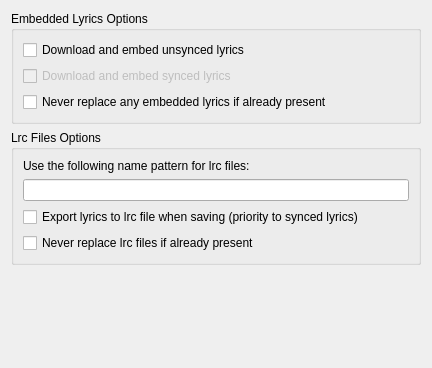
<?xml version="1.0" encoding="UTF-8"?>
<ui version="4.0">
 <class>OptionLrclibLyrics</class>
 <widget class="QWidget" name="OptionLrclibLyrics">
  <property name="geometry">
   <rect>
    <x>0</x>
    <y>0</y>
    <width>432</width>
    <height>368</height>
   </rect>
  </property>
  <property name="windowTitle">
   <string>Form</string>
  </property>
  <layout class="QVBoxLayout" name="verticalLayout">
   <item>
    <widget class="QGroupBox" name="groupBox">
     <property name="title">
      <string>Embedded Lyrics Options</string>
     </property>
     <layout class="QVBoxLayout" name="verticalLayout_2">
      <item>
       <widget class="QCheckBox" name="lyrics">
        <property name="text">
         <string>Download and embed unsynced lyrics</string>
        </property>
       </widget>
      </item>
      <item>
       <widget class="QCheckBox" name="syncedlyrics">
        <property name="enabled">
         <bool>false</bool>
        </property>
        <property name="text">
         <string>Download and embed synced lyrics</string>
        </property>
        <property name="checkable">
         <bool>false</bool>
        </property>
       </widget>
      </item>
      <item>
       <widget class="QCheckBox" name="replace_embedded">
        <property name="text">
         <string>Never replace any embedded lyrics if already present</string>
        </property>
       </widget>
      </item>
     </layout>
    </widget>
   </item>
   <item>
    <widget class="QGroupBox" name="groupBox_2">
     <property name="title">
      <string>Lrc Files Options</string>
     </property>
     <layout class="QVBoxLayout" name="verticalLayout_3">
      <item>
       <widget class="QLabel" name="label">
        <property name="text">
         <string>Use the following name pattern for lrc files:</string>
        </property>
       </widget>
      </item>
      <item>
       <widget class="QLineEdit" name="lrc_name"/>
      </item>
      <item>
       <widget class="QCheckBox" name="export_lyrics">
        <property name="text">
         <string>Export lyrics to lrc file when saving (priority to synced lyrics)</string>
        </property>
       </widget>
      </item>
      <item>
       <widget class="QCheckBox" name="replace_exported">
        <property name="text">
         <string>Never replace lrc files if already present</string>
        </property>
       </widget>
      </item>
     </layout>
    </widget>
   </item>
   <item>
    <spacer name="verticalSpacer">
     <property name="orientation">
      <enum>Qt::Orientation::Vertical</enum>
     </property>
     <property name="sizeHint" stdset="0">
      <size>
       <width>20</width>
       <height>23</height>
      </size>
     </property>
    </spacer>
   </item>
  </layout>
 </widget>
 <resources/>
 <connections/>
</ui>
